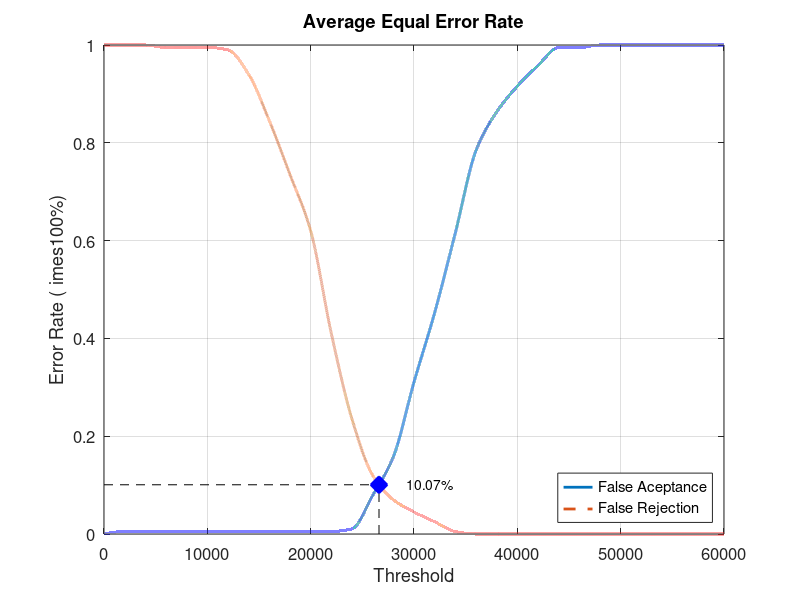
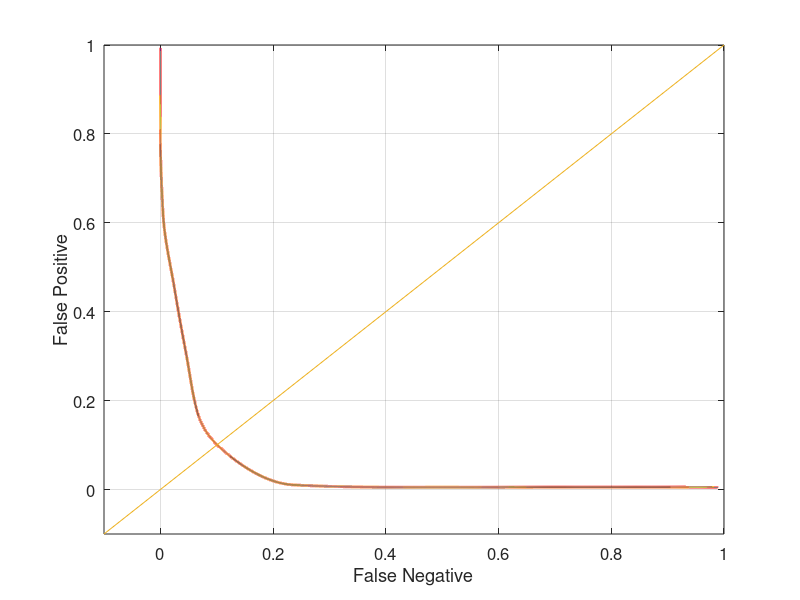

MATLAB code to generate these figures, in order:
close all;
clear;
clc;
x = 0:2000:60000;
xq = 0:0.5:60000;

y0 = [0 0.00526316 0.00526316 0.00526316 0.00526316 0.00526316 0.00526316 0.00526316 0.00526316 0.00526316 0.00526316 0.00526316 0.0105263 0.0789474 0.157895 0.310526 0.452632 0.615789 0.784211 0.863158 0.915789 0.957895 0.994737 0.994737 1 1 1 1 1 1 1]
yy0 = interp1(x, y0, xq, 'pchip');
y1 = [1 1 1 0.995 0.995 0.995 0.99 0.94 0.845 0.735 0.62 0.41 0.235 0.12 0.07 0.045 0.025 0.005 0 0 0 0 0 0 0 0 0 0 0 0 0]
yy1 = interp1(x, y1, xq, 'pchip');

% Calculating EER: 
y2 = abs(y0 - y1);
find(y2 == min(y2))
yy2 = abs(yy0 - yy1);
xEER = find(yy2 == min(yy2));
xEERIndex = xq(xEER) % X-axis EER
yEER = yy0(xEER) % Y-axis EER

main = figure
plot(xq, yy0,'-','LineWidth', 2);	hold on
plot(xq, yy1,'--','LineWidth', 2);	hold on
plot([xEERIndex xEERIndex], [0 yEER], 'k--');	hold on
plot([0 xEERIndex], [yEER yEER], 'k--');	hold on
plot(xEERIndex, yEER, 'bx', 'LineWidth', 10);	hold on
text(xEERIndex + 10 * xEERIndex / 100, yEER, [num2str(round((10000 * yEER)) / 100) '%'])
legend('False Aceptance', 'False Rejection', 'Location', 'SouthEast')
xlabel('Threshold')
ylabel('Error Rate (	imes100%)')
title('Average Equal Error Rate')
set(gca, 'FontSize', 12)
axis([0 60000 0 1])
grid on

print(main, 'Database1_2Main', '-dpng');
FNRxFPR = figure('Color', [1 1 1]);
plot(yy1, yy0, '-', yy1, yy0, 'LineWidth', 2);
hold on
y = -0.1:0.1:1
plot(y, y); 
set(gca, 'FontSize', 12)
xlabel('False Negative')
ylabel('False Positive')
axis([-0.1 1 -0.1 1])
set(gca, 'FontSize', 12)
grid on

print(FNRxFPR, 'Database1_2FNRxFPR','-dpng');
